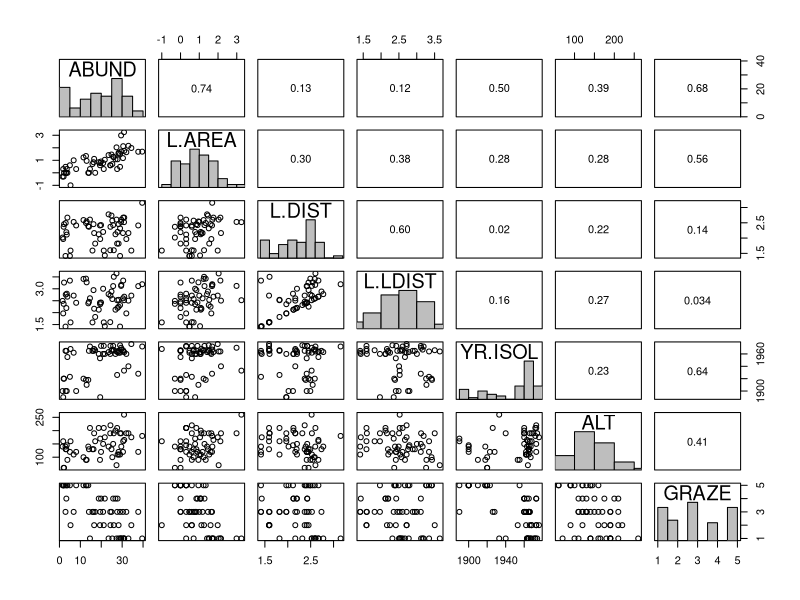
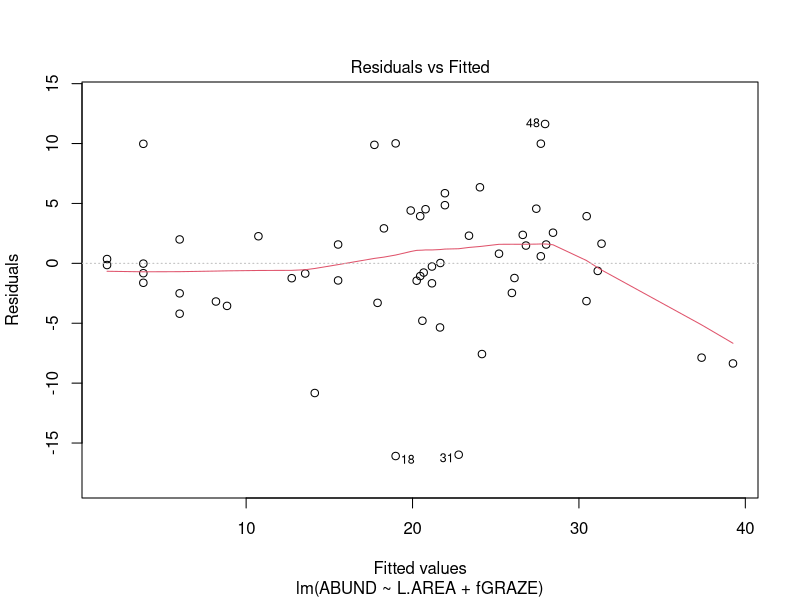
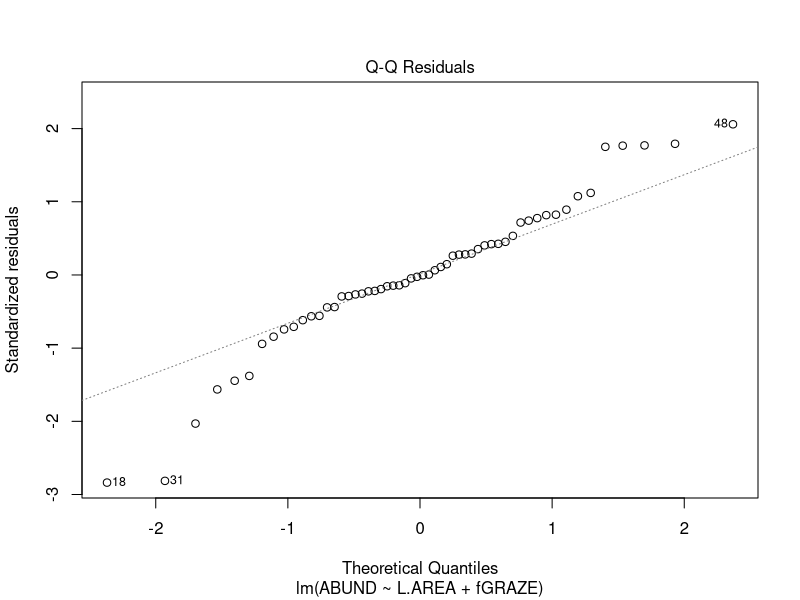
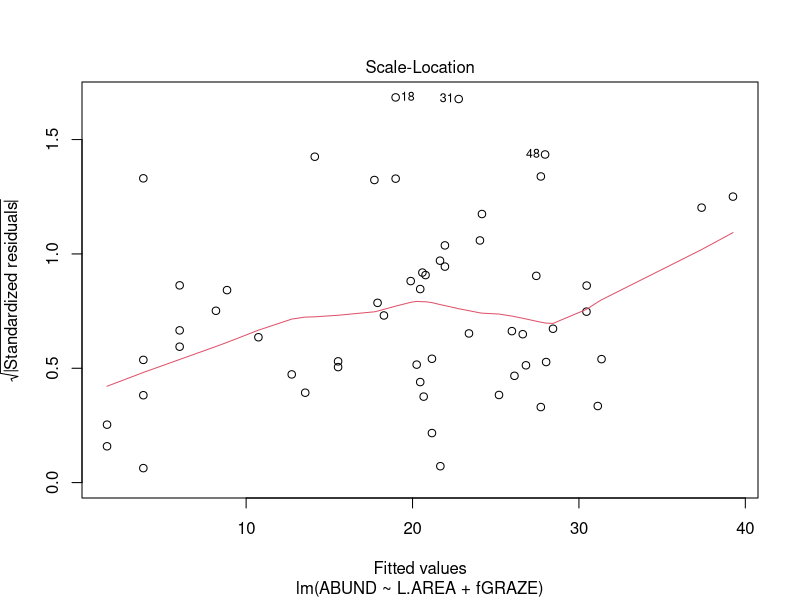
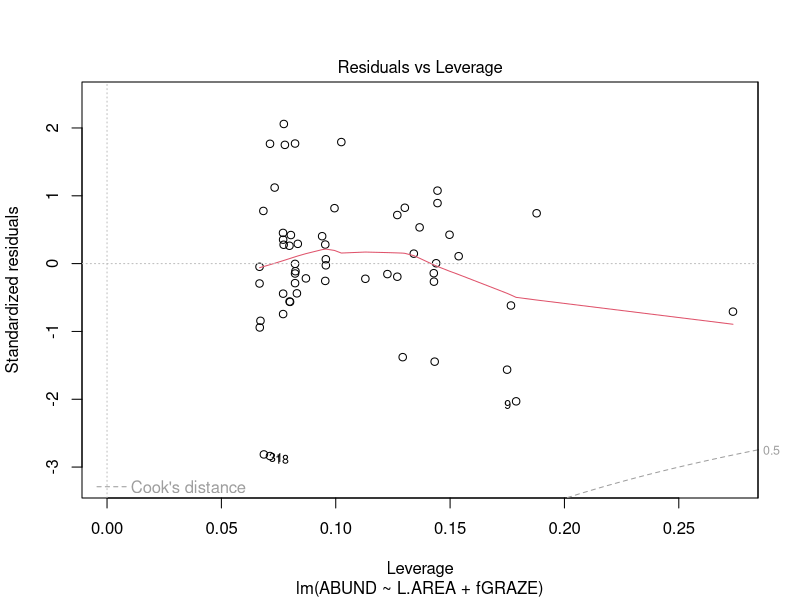
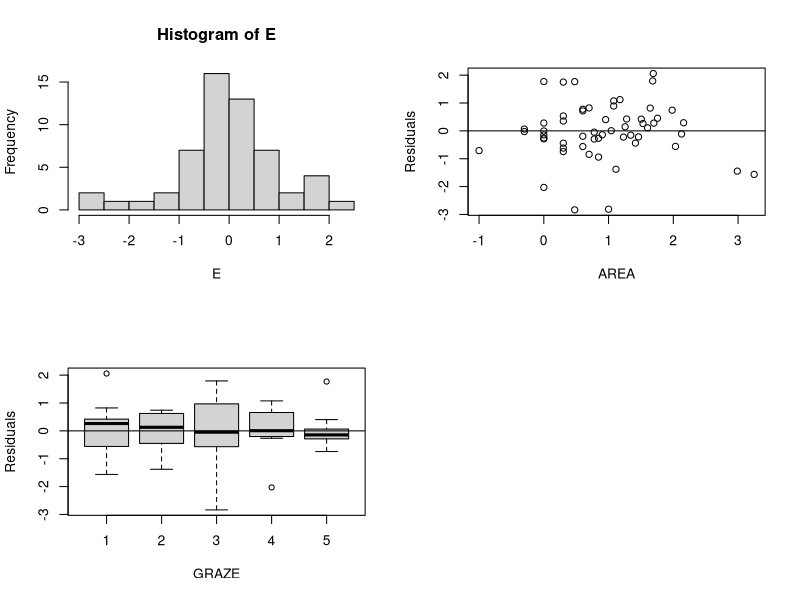
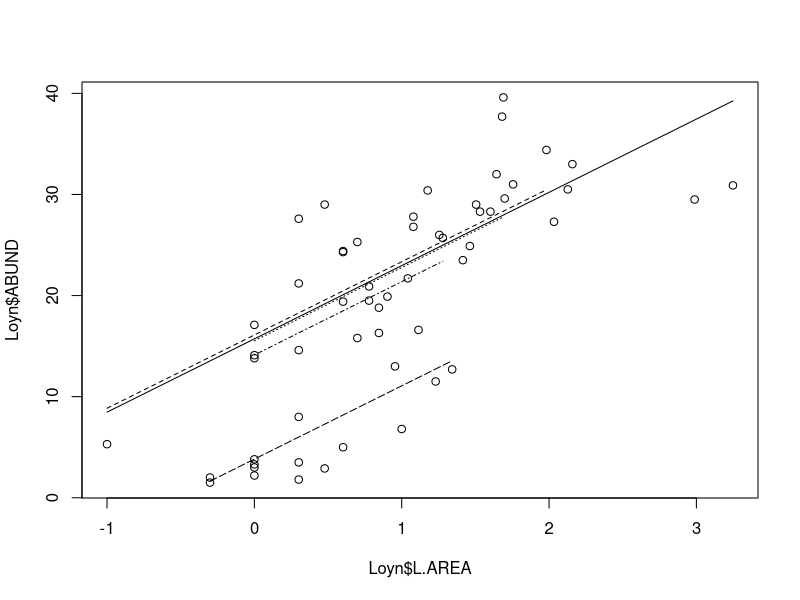

Write the R code that produced these figures, in order.
#####
## Fit to an actual data set - 
####
#Data set from Appendix A of Zuur et al. 2009
#Forest bird abundances in SE Victoria, Australia
#Covariates are: AREA area of forest patch, DIST distance to patch
#  DISTL distance to larger patch, ALTITUDE altidue of patch, YEAR.ISOL year of clearing, GRAZE index of grazing intensity (levels of 1-5)
Loyn <- read.table("Loyn.txt", header = TRUE)

#create a factor for the GRAZE covariate
Loyn$fGRAZE <- factor(Loyn$GRAZE)
#log transforming several covariates
Loyn$L.AREA<-log10(Loyn$AREA)
Loyn$L.DIST<-log10(Loyn$DIST)
Loyn$L.LDIST<-log10(Loyn$LDIST)

# can use scale() to scale and center covariates as well


Z<-cbind(Loyn$ABUND,Loyn$L.AREA,Loyn$L.DIST,Loyn$L.LDIST,Loyn$YR.ISOL,Loyn$ALT,Loyn$GRAZE)
colnames(Z)<-c("ABUND","L.AREA","L.DIST","L.LDIST","YR.ISOL","ALT","GRAZE")


#define the histogram panel function
panel.hist <- function(x, ...)
{
  usr <- par("usr"); on.exit(par(usr))
  par(usr = c(usr[1:2], 0, 1.5) )
  h <- hist(x, plot = FALSE)
  breaks <- h$breaks; nB <- length(breaks)
  y <- h$counts; y <- y/max(y)
  rect(breaks[-nB], 0, breaks[-1], y, col = "gray", ...)
}

#define the panel.cor function
panel.cor <- function(x, y, digits = 2, prefix = "", cex.cor, ...)
{
  usr <- par("usr"); on.exit(par(usr))
  par(usr = c(0, 1, 0, 1))
  r <- abs(cor(x, y))
  txt <- format(c(r, 0.123456789), digits = digits)[1]
  txt <- paste0(prefix, txt)
  if(missing(cex.cor)) cex.cor <- 0.8/strwidth(txt)
  text(0.5, 0.5, txt, cex =  1)
} 

#pairs plot with correlation coefficients 
pairs(Z, upper.panel=panel.cor,diag.panel=panel.hist)

#start with all factors and no interactions
M1 <- lm(ABUND ~ L.AREA + L.DIST + L.LDIST + YR.ISOL + ALT +
           fGRAZE, data = Loyn)
summary(M1)

anova(M1)

#drop the fGRAZE factor
M2 <- lm(ABUND ~ L.AREA + L.DIST + L.LDIST + YR.ISOL + ALT, data = Loyn)
anova(M1, M2)

#use a backwards selection by dropping 1 factor at a time
drop1(M1,test="F")

#a selected model given the backwards selection approach
M3 <- lm(ABUND ~ L.AREA + fGRAZE, data = Loyn)

#run an automatic stepwise backwards selection using AIC
step(M1)

#comparison of the reduced model with the full model
anova(M1, M3)  

plot(M3) #standard graphical output
op <- par(mfrow = c(2, 2))
#Check for normality
E <- rstandard(M3)
hist(E)
#qqnorm(E)
#Check for independence: residuals versus individual #explanatory variables
plot(y = E, x = Loyn$L.AREA, xlab = "AREA", ylab = "Residuals")
abline(0,0)
plot(E ~ Loyn$fGRAZE, xlab = "GRAZE", ylab = "Residuals")
abline(0, 0)
par(op)

plot(Loyn$L.AREA,Loyn$ABUND)
#Predictions - 
#make some predictions from the model: 
#Loyn$SL.AREA<-sort(Loyn$L.AREA)
D1<-data.frame(L.AREA=Loyn$L.AREA[Loyn$GRAZE==1],fGRAZE="1")
D2<-data.frame(L.AREA=Loyn$L.AREA[Loyn$GRAZE==2],fGRAZE="2")
D3<-data.frame(L.AREA=Loyn$L.AREA[Loyn$GRAZE==3],fGRAZE="3")
D4<-data.frame(L.AREA=Loyn$L.AREA[Loyn$GRAZE==4],fGRAZE="4")
D5<-data.frame(L.AREA=Loyn$L.AREA[Loyn$GRAZE==5],fGRAZE="5")

P1<-predict(M3,newdata=D1)
P2<-predict(M3,newdata=D2)
P3<-predict(M3,newdata=D3)
P4<-predict(M3,newdata=D4)
P5<-predict(M3,newdata=D5)


D1<-data.frame(L.AREA = Loyn$L.AREA, fGRAZE = "1")
P1<-predict(M3, newdata = D1)
lines(D1$L.AREA,P1,lty=1)
lines(D2$L.AREA,P2,lty=2)
lines(D3$L.AREA,P3,lty=3)
lines(D4$L.AREA,P4,lty=4)
lines(D5$L.AREA,P5,lty=5)
